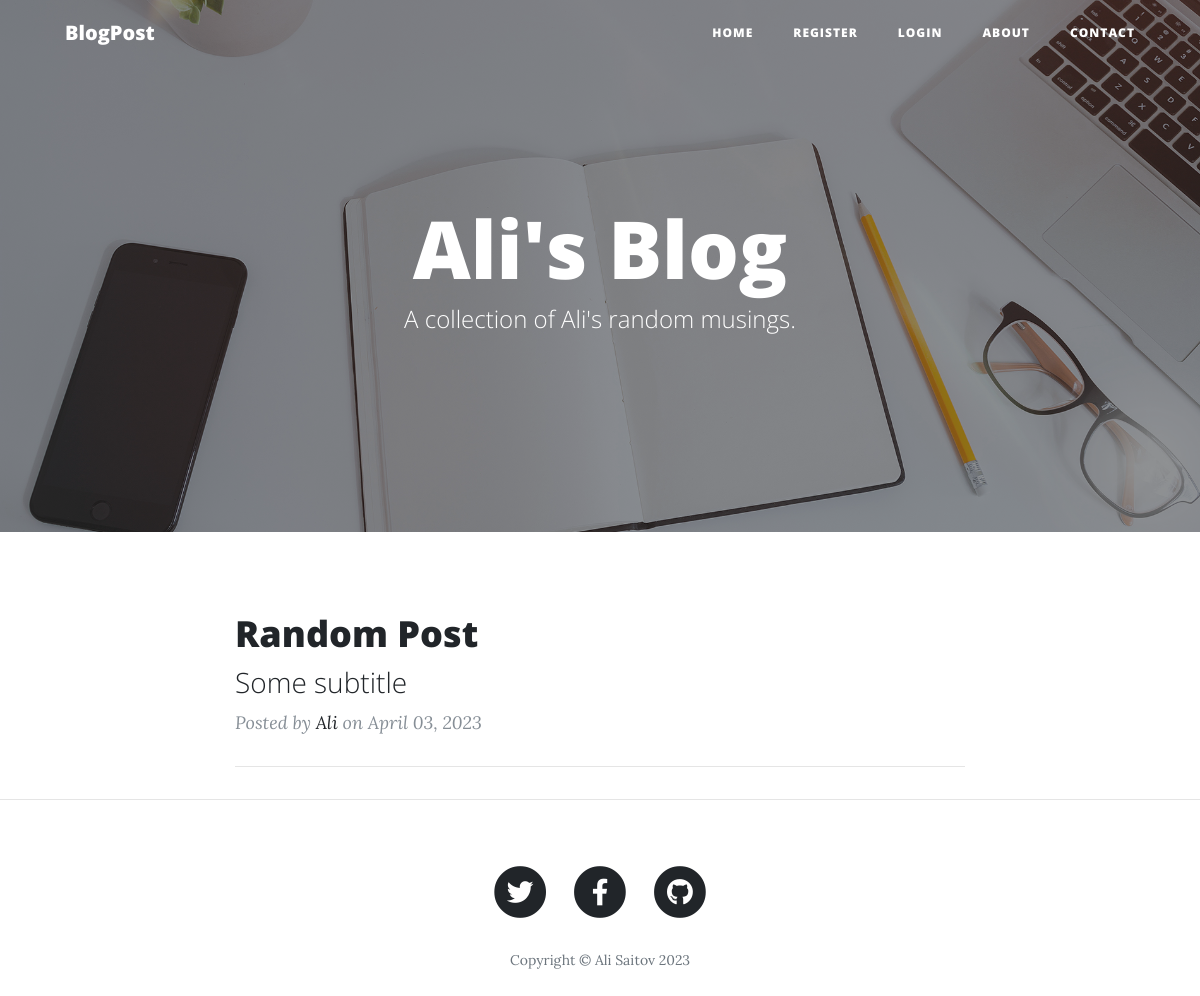
The page / on the database its author committed.
### main.py (models this page shows)
class BlogPost(db.Model):
    __tablename__ = "blog_posts"
    id = db.Column(db.Integer, primary_key=True)
    title = db.Column(db.String(250), unique=True, nullable=False)
    subtitle = db.Column(db.String(250), nullable=False)
    date = db.Column(db.String(250), nullable=False)
    body = db.Column(db.String, nullable=False)
    img_url = db.Column(db.String(250), nullable=False)
    author_id = db.Column(db.Integer, db.ForeignKey("users.id"))
    author = relationship("User", lazy='subquery', back_populates="posts")
    comments = relationship("Comment", back_populates="parent_post")

class User(UserMixin, db.Model):
    __tablename__ = "users"
    id = db.Column(db.Integer, primary_key=True)
    email = db.Column(db.String(100), unique=True)
    password = db.Column(db.String(100))
    name = db.Column(db.String(100))
    posts = relationship("BlogPost", back_populates="author")
    comments = relationship("Comment", back_populates="comment_author")

### main.py (the view)
@app.route('/')
def get_all_posts():
    with app.app_context():
        posts = db.session.query(BlogPost).all()
    return render_template("index.html", all_posts=posts, current_user=current_user)

### templates/index.html (shortened to what this page needs)
{% include "header.html" %}
  <header class="masthead" style="background-image: url( '{{ url_for('static', filename='img/home-bg.jpg') }}' )">
    <div class="overlay"></div>
    <div class="container">
      <div class="row">
        <div class="col-lg-8 col-md-10 mx-auto">
          <div class="site-heading">
            <h1>Ali's Blog</h1>
            <span class="subheading">A collection of Ali's random musings.</span>
          </div>
        </div>
      </div>
    </div>
  </header>
  <div class="container">
    <div class="row">
      <div class="col-lg-8 col-md-10 mx-auto">
        {% for post in all_posts %}
        <div class="post-preview">
          <a href="{{ url_for('show_post', post_id=post.id) }}">
            <h2 class="post-title">
              {{post.title}}
            </h2>
            <h3 class="post-subtitle">
              {{post.subtitle}}
            </h3>
          </a>
          <p class="post-meta">Posted by
            <a href="#">{{post.author.name}}</a>
            on {{post.date}}
          </p>
        </div>
        <hr>
        {% endfor %}
      </div>
    </div>
  </div>
  <hr>
{% include "footer.html" %}

### rows shown on the page
BlogPost: title "Random Post", subtitle "Some subtitle", author.name "Ali", date "April 03, 2023"
